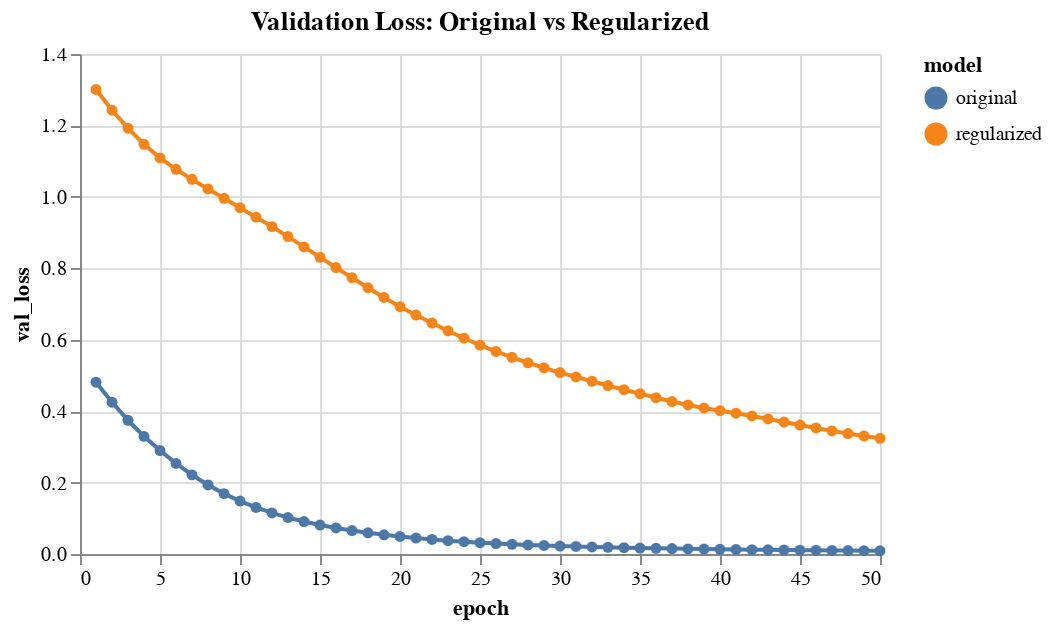

The code cell stored with this chart in its notebook:
### Markdown cell above
**Insights:**
- More layers (depth) doesn't always mean better performance
- More neurons (width) increases model capacity but also risk of overfitting
- Find the right balance for your specific problem

## Part 10: Regularization Techniques

Let's add dropout and L2 regularization to prevent overfitting.

### Code cell
# Model with regularization
model_regularized = keras.Sequential([
    keras.layers.Input(shape=(n_features,)),  # Explicit input layer
    keras.layers.Dense(64, activation='relu',
                       kernel_regularizer=keras.regularizers.l2(0.01)),
    keras.layers.Dropout(0.3),  # Drop 30% of neurons randomly
    keras.layers.Dense(32, activation='relu',
                       kernel_regularizer=keras.regularizers.l2(0.01)),
    keras.layers.Dropout(0.3),
    keras.layers.Dense(1, activation='sigmoid')
])

model_regularized.compile(
    optimizer='adam',
    loss='binary_crossentropy',
    metrics=['accuracy']
)

# Train with regularization
history_reg = model_regularized.fit(
    X_train_scaled, y_train,
    epochs=50,
    batch_size=32,
    validation_split=0.2,
    verbose=0
)

# Evaluate
reg_test_loss, reg_test_acc = model_regularized.evaluate(X_test_scaled, y_test, verbose=0)

print("=== Regularization Comparison ===")
print(f"Original model - Test Accuracy: {test_accuracy:.4f}")
print(f"Regularized model - Test Accuracy: {reg_test_acc:.4f}")

# Compare training curves
history_reg_df = pd.DataFrame(history_reg.history)
history_reg_df['epoch'] = range(1, len(history_reg_df) + 1)

# Plot validation loss comparison
val_loss_comparison = pd.DataFrame({
    'epoch': history_df['epoch'],
    'original': history_df['val_loss'],
    'regularized': history_reg_df['val_loss']
}).melt(
    id_vars='epoch',
    value_vars=['original', 'regularized'],
    var_name='model',
    value_name='val_loss'
)

alt.Chart(val_loss_comparison).mark_line(point=True).encode(
    x='epoch:Q',
    y='val_loss:Q',
    color='model:N'
).properties(
    width=400,
    height=250,
    title='Validation Loss: Original vs Regularized'
)

### Figure 1 — Vega-Lite specification as saved in the notebook (floating-point values rounded to 4 significant figures)
{"config": {"view": {"continuousWidth": 300, "continuousHeight": 300}}, "data": {"name": "data-6557e408abedfdd7d4c9347ff103d18e"}, "mark": {"type": "line", "point": true}, "encoding": {"color": {"field": "model", "type": "nominal"}, "x": {"field": "epoch", "type": "quantitative"}, "y": {"field": "val_loss", "type": "quantitative"}}, "height": 250, "title": "Validation Loss: Original vs Regularized", "width": 400, "$schema": "https://vega.github.io/schema/vega-lite/v6.1.0.json", "datasets": {"data-6557e408abedfdd7d4c9347ff103d18e": [{"epoch": 1, "model": "original", "val_loss": 0.4811}, {"epoch": 2, "model": "original", "val_loss": 0.4252}, {"epoch": 3, "model": "original", "val_loss": 0.3745}, {"epoch": 4, "model": "original", "val_loss": 0.3294}, {"epoch": 5, "model": "original", "val_loss": 0.2897}, {"epoch": 6, "model": "original", "val_loss": 0.2536}, {"epoch": 7, "model": "original", "val_loss": 0.2215}, {"epoch": 8, "model": "original", "val_loss": 0.1933}, {"epoch": 9, "model": "original", "val_loss": 0.1691}, {"epoch": 10, "model": "original", "val_loss": 0.1483}, {"epoch": 11, "model": "original", "val_loss": 0.1304}, {"epoch": 12, "model": "original", "val_loss": 0.1151}, {"epoch": 13, "model": "original", "val_loss": 0.102}, {"epoch": 14, "model": "original", "val_loss": 0.09078}, {"epoch": 15, "model": "original", "val_loss": 0.08114}, {"epoch": 16, "model": "original", "val_loss": 0.07285}, {"epoch": 17, "model": "original", "val_loss": 0.06565}, {"epoch": 18, "model": "original", "val_loss": 0.05935}, {"epoch": 19, "model": "original", "val_loss": 0.05386}, {"epoch": 20, "model": "original", "val_loss": 0.04904}, {"epoch": 21, "model": "original", "val_loss": 0.04472}, {"epoch": 22, "model": "original", "val_loss": 0.04081}, {"epoch": 23, "model": "original", "val_loss": 0.03735}, {"epoch": 24, "model": "original", "val_loss": 0.03432}, {"epoch": 25, "model": "original", "val_loss": 0.03166}, {"epoch": 26, "model": "original", "val_loss": 0.02932}, {"epoch": 27, "model": "original", "val_loss": 0.02726}, {"epoch": 28, "model": "original", "val_loss": 0.02544}, {"epoch": 29, "model": "original", "val_loss": 0.02384}, {"epoch": 30, "model": "original", "val_loss": 0.02236}, {"epoch": 31, "model": "original", "val_loss": 0.02102}, {"epoch": 32, "model": "original", "val_loss": 0.01979}, {"epoch": 33, "model": "original", "val_loss": 0.01867}, {"epoch": 34, "model": "original", "val_loss": 0.01765}, {"epoch": 35, "model": "original", "val_loss": 0.01673}, {"epoch": 36, "model": "original", "val_loss": 0.01589}, {"epoch": 37, "model": "original", "val_loss": 0.01511}, {"epoch": 38, "model": "original", "val_loss": 0.01441}, {"epoch": 39, "model": "original", "val_loss": 0.01376}, {"epoch": 40, "model": "original", "val_loss": 0.01317}, {"epoch": 41, "model": "original", "val_loss": 0.01262}, {"epoch": 42, "model": "original", "val_loss": 0.01211}, {"epoch": 43, "model": "original", "val_loss": 0.01164}, {"epoch": 44, "model": "original", "val_loss": 0.01119}, {"epoch": 45, "model": "original", "val_loss": 0.01077}, {"epoch": 46, "model": "original", "val_loss": 0.01039}, {"epoch": 47, "model": "original", "val_loss": 0.01003}, {"epoch": 48, "model": "original", "val_loss": 0.00969}, {"epoch": 49, "model": "original", "val_loss": 0.009375}, {"epoch": 50, "model": "original", "val_loss": 0.009074}, {"epoch": 1, "model": "regularized", "val_loss": 1.301}, {"epoch": 2, "model": "regularized", "val_loss": 1.243}, {"epoch": 3, "model": "regularized", "val_loss": 1.192}, {"epoch": 4, "model": "regularized", "val_loss": 1.147}, {"epoch": 5, "model": "regularized", "val_loss": 1.109}, {"epoch": 6, "model": "regularized", "val_loss": 1.077}, {"epoch": 7, "model": "regularized", "val_loss": 1.049}, {"epoch": 8, "model": "regularized", "val_loss": 1.022}, {"epoch": 9, "model": "regularized", "val_loss": 0.996}, {"epoch": 10, "model": "regularized", "val_loss": 0.9697}, {"epoch": 11, "model": "regularized", "val_loss": 0.9433}, {"epoch": 12, "model": "regularized", "val_loss": 0.9167}, {"epoch": 13, "model": "regularized", "val_loss": 0.8888}, {"epoch": 14, "model": "regularized", "val_loss": 0.8599}, {"epoch": 15, "model": "regularized", "val_loss": 0.8308}, {"epoch": 16, "model": "regularized", "val_loss": 0.8019}, {"epoch": 17, "model": "regularized", "val_loss": 0.7735}, {"epoch": 18, "model": "regularized", "val_loss": 0.7455}, {"epoch": 19, "model": "regularized", "val_loss": 0.7183}, {"epoch": 20, "model": "regularized", "val_loss": 0.6926}, {"epoch": 21, "model": "regularized", "val_loss": 0.6691}, {"epoch": 22, "model": "regularized", "val_loss": 0.6466}, {"epoch": 23, "model": "regularized", "val_loss": 0.625}, {"epoch": 24, "model": "regularized", "val_loss": 0.6042}, {"epoch": 25, "model": "regularized", "val_loss": 0.5847}, {"epoch": 26, "model": "regularized", "val_loss": 0.567}, {"epoch": 27, "model": "regularized", "val_loss": 0.5507}, {"epoch": 28, "model": "regularized", "val_loss": 0.5355}, {"epoch": 29, "model": "regularized", "val_loss": 0.5213}, {"epoch": 30, "model": "regularized", "val_loss": 0.5081}, {"epoch": 31, "model": "regularized", "val_loss": 0.4958}, {"epoch": 32, "model": "regularized", "val_loss": 0.4836}, {"epoch": 33, "model": "regularized", "val_loss": 0.4716}, {"epoch": 34, "model": "regularized", "val_loss": 0.4599}, {"epoch": 35, "model": "regularized", "val_loss": 0.4489}, {"epoch": 36, "model": "regularized", "val_loss": 0.4375}, {"epoch": 37, "model": "regularized", "val_loss": 0.4269}, {"epoch": 38, "model": "regularized", "val_loss": 0.4174}, {"epoch": 39, "model": "regularized", "val_loss": 0.4089}, {"epoch": 40, "model": "regularized", "val_loss": 0.4013}, {"epoch": 41, "model": "regularized", "val_loss": 0.3943}, {"epoch": 42, "model": "regularized", "val_loss": 0.3866}, {"epoch": 43, "model": "regularized", "val_loss": 0.3781}, {"epoch": 44, "model": "regularized", "val_loss": 0.3694}, {"epoch": 45, "model": "regularized", "val_loss": 0.361}, {"epoch": 46, "model": "regularized", "val_loss": 0.3529}, {"epoch": 47, "model": "regularized", "val_loss": 0.3447}, {"epoch": 48, "model": "regularized", "val_loss": 0.3374}, {"epoch": 49, "model": "regularized", "val_loss": 0.3303}, {"epoch": 50, "model": "regularized", "val_loss": 0.324}]}}
